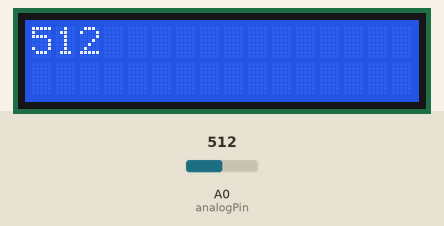
Recording of a sketch running on a simulated Arduino Uno, built with avr-gcc and run on an emulated ATmega328P. Parts: 16×2 character LCD. Inputs (shaded band) come from the test bench; at power-on: A0 (analogPin) = 512. What the sketch prints to the serial monitor is not drawn.

Above: at 1.2 s.
1.3 s: A0 (analogPin) set to 716
At 2.3 s:
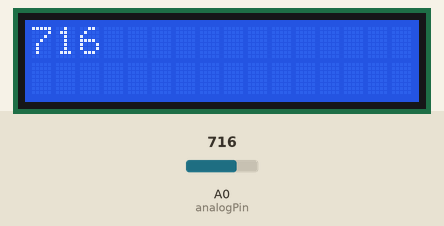
2.8 s: A0 (analogPin) set to 900
At 3.4 s:
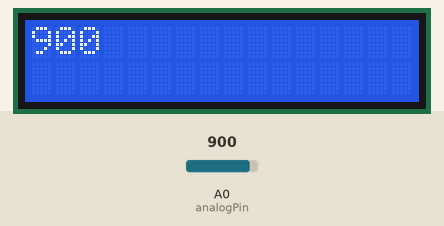
4.3 s: A0 (analogPin) set to 1023
At 4.6 s:
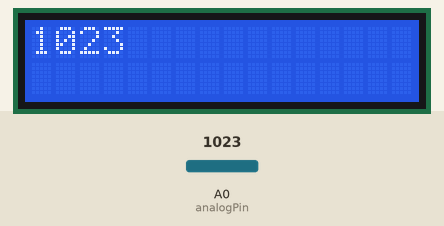
Timing chart, 0 to 7.3 s (numbered marks = the images above; inputs shaded):
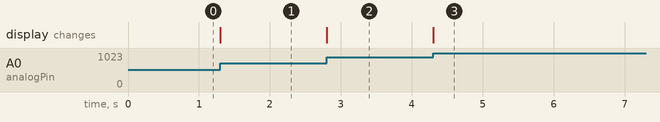

The sketch:

analog_buttons_readings.ino
```cpp
#include <LiquidCrystal.h>

LiquidCrystal lcd(8, 9, 4, 5, 6, 7); // set up the LCD screen if present
int lastRead, currentRead;
int analogPin = 0; // the analog pin number where the buttons are connected

void setup() {
  lcd.begin(16, 2);
  Serial.begin(9600);
}

void loop() {
  currentRead = analogRead(analogPin);
  if (currentRead > lastRead + 20 || currentRead < lastRead - 20) // the tolerance is set to 20
  {
    lcd.clear();
    lcd.print(currentRead);
    Serial.println(currentRead);
    lastRead = currentRead;
  }
}
```

Measured:
- after the input at 1.3 s, the display: changes at once (image 1)
- after the input at 2.8 s, the display: changes at once (image 2)
- after the input at 4.3 s, the display: changes at once (image 3)
